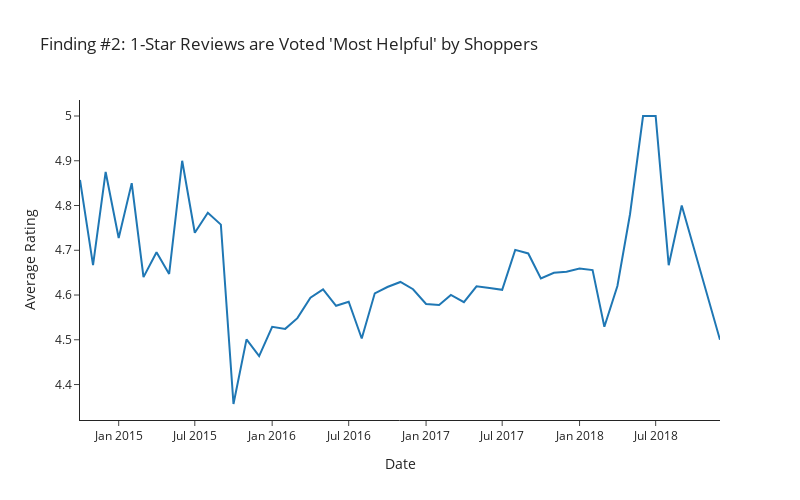

Here is the notebook cell this chart was saved with:
### Markdown cell above
#### Fig2. Average Customer Rating Over Time

### Code cell
df_cleaned['reviews.date'] = pd.to_datetime(df_cleaned['reviews.date'])

df_cleaned['month_year'] = df_cleaned['reviews.date'].dt.tz_localize(None).dt.to_period('M')
monthly_ratings = df_cleaned.groupby('month_year')['reviews.rating'].mean().reset_index()
monthly_ratings = monthly_ratings.sort_values('month_year')

monthly_ratings['month_year'] = monthly_ratings['month_year'].dt.to_timestamp()

fig2 = go.Figure(data=[go.Scatter(x=monthly_ratings['month_year'], y=monthly_ratings['reviews.rating'], mode='lines')])

fig2.update_layout(
    title="Finding #2: 1-Star Reviews are Voted 'Most Helpful' by Shoppers",
    xaxis_title='Date',
    yaxis_title='Average Rating',
    width=800,  
    height=500, 
    template='simple_white' 
)
fig2.write_image("fig2.png", scale=5)
fig2.show()

### Figure 1 — Plotly figure (JSON) as saved in the notebook; plotly's stock layout.template omitted (floating-point values rounded to 4 significant figures)
{"data": [{"mode": "lines", "type": "scatter", "x": ["2014-10-01T00:00:00", "2014-11-01T00:00:00", "2014-12-01T00:00:00", "2015-01-01T00:00:00", "2015-02-01T00:00:00", "2015-03-01T00:00:00", "2015-04-01T00:00:00", "2015-05-01T00:00:00", "2015-06-01T00:00:00", "2015-07-01T00:00:00", "2015-08-01T00:00:00", "2015-09-01T00:00:00", "2015-10-01T00:00:00", "2015-11-01T00:00:00", "2015-12-01T00:00:00", "2016-01-01T00:00:00", "2016-02-01T00:00:00", "2016-03-01T00:00:00", "2016-04-01T00:00:00", "2016-05-01T00:00:00", "2016-06-01T00:00:00", "2016-07-01T00:00:00", "2016-08-01T00:00:00", "2016-09-01T00:00:00", "2016-10-01T00:00:00", "2016-11-01T00:00:00", "2016-12-01T00:00:00", "2017-01-01T00:00:00", "2017-02-01T00:00:00", "2017-03-01T00:00:00", "2017-04-01T00:00:00", "2017-05-01T00:00:00", "2017-06-01T00:00:00", "2017-07-01T00:00:00", "2017-08-01T00:00:00", "2017-09-01T00:00:00", "2017-10-01T00:00:00", "2017-11-01T00:00:00", "2017-12-01T00:00:00", "2018-01-01T00:00:00", "2018-02-01T00:00:00", "2018-03-01T00:00:00", "2018-04-01T00:00:00", "2018-05-01T00:00:00", "2018-06-01T00:00:00", "2018-07-01T00:00:00", "2018-08-01T00:00:00", "2018-09-01T00:00:00", "2018-12-01T00:00:00"], "y": [4.857, 4.667, 4.875, 4.727, 4.85, 4.64, 4.696, 4.647, 4.9, 4.739, 4.784, 4.757, 4.357, 4.501, 4.464, 4.529, 4.524, 4.548, 4.594, 4.613, 4.576, 4.585, 4.503, 4.604, 4.618, 4.629, 4.613, 4.58, 4.578, 4.6, 4.584, 4.619, 4.616, 4.612, 4.701, 4.693, 4.637, 4.65, 4.652, 4.659, 4.656, 4.529, 4.62, 4.78, 5.0, 5.0, 4.667, 4.8, 4.5]}], "layout": {"height": 500, "title": {"text": "Finding #2: 1-Star Reviews are Voted 'Most Helpful' by Shoppers"}, "width": 800, "xaxis": {"title": {"text": "Date"}}, "yaxis": {"title": {"text": "Average Rating"}}}}
